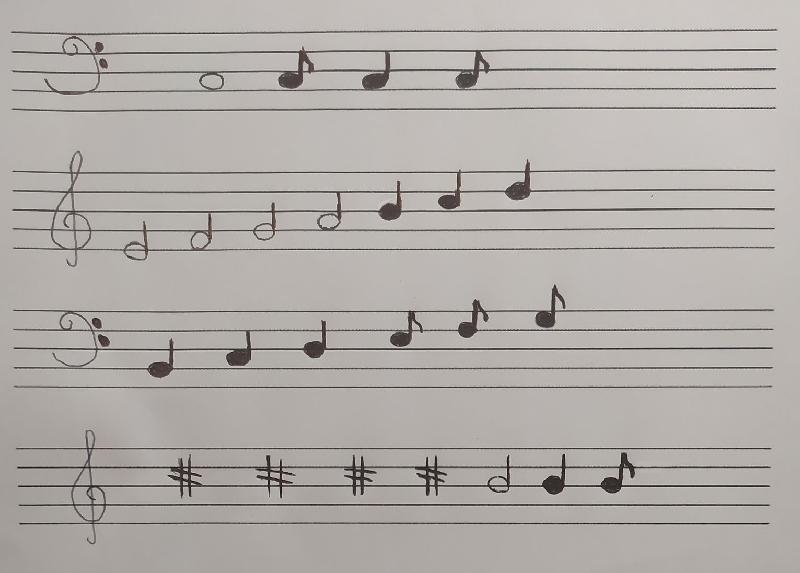
#> input picture sem5/KCK/NotesDetector/input/1.jpg, 800 x 573 px; its folder holds 4 pictures in this run
$ python main.py
#> lines starting #> are read from the running program, lines starting #| are printed output that depends on the picture; after the words box and inside, x2 and y2 are one past the last pixel; in counts of white or black regions, pixels touching at a corner belong together
from copy import deepcopy

import cv2
import skimage.morphology as mp
import numpy as np
from PIL import Image
import os
import enum


class Notes(enum.Enum):
    TREBLE_CLEF = 'klucz wiolinowy'
    BASS_CLEF = 'klucz basowy'
    NOTE = 'nuta'
    HALF_NOTE = 'półnuta'
    QUARTER_NOTE = 'ćwierć nuta'
    EIGHTH_NOTE = 'ósemka'
    PAUSE = 'pauza'
    UNKNOWN = 'nieznana'


INPUT_LOCATION = 'input/'
OUTPUT_LOCATION = 'output/'

lineDeletingMasks = [
    [
        [0,     0,      0],
        [255,   255,    255],
        [255,   255,    255]
    ],
    [
        [255,   255,    255],
        [255,   255,    255],
        [0,     0,      0]
    ],
    [
        [0,     0,      0],
        [0,     0,      0],
        [255,   255,    255]
    ],
    [
        [255,   255,    255],
        [0,     0,      0],
        [0,     0,      0]
    ],
    [
        [0,     0,      0],
        [255,   255,    255],
        [0,     0,      0]
    ]
]


def changeAllInputsDefinitions(numberOfFiles, param):
#> called with numberOfFiles = 4, param = 800
    for i in range(1, numberOfFiles + 1):
        inputImage = Image.open(INPUT_LOCATION + i.__str__() + '.jpg')
#> inputImage is the input picture: PIL image 800x573 RGB; mean R, G, B 177.4, 172.8, 168.8
        width, height = inputImage.size
        if (width > param) or (height > param):
            if (width > height):
                diff = width - param
                width = width - diff
                height = height * (width / (width + diff))
            else:
                diff = height - param
                height = height - diff
                width = width * (height / (height + diff))
            width = width.__int__()
            height = height.__int__()
            inputImage = inputImage.resize((width, height))
            inputImage.save(INPUT_LOCATION + i.__str__() + '.jpg')


def getImageSize(path):
    inputImage = Image.open(path)
    width, height = inputImage.size
    return width, height


def thresh(img, t):
    binary = (img > t) * 255
    binary = np.uint8(binary)
    return binary


def contrast(img, perc=0):
    MIN = np.percentile(img, perc)
    MAX = np.percentile(img, 100 - perc)
    norm = (img - MIN) / (MAX - MIN)
    img[norm[:, :] > 1] = 255
    img[norm[:, :] < 0] = 0

    return img


def negative(img):
    black = img[:, :] == 0
    white = img[:, :] == 255
    img[black] = 255
    img[white] = 0
    return img


def deleteNextToLines(lines, crtDist):
    mainLines = []
    for line in lines:
        for r, theta in line:
            mainLines.append([r, theta])
            for rad, angle in mainLines:
                if ((abs(r - rad) <= crtDist) and (r != rad)):
                    mainLines.remove([r, theta])
                    break
    return mainLines


def smartDeleteNextToLines(lines, startCrtDist):
    if (startCrtDist <= 0):
        print('ERROR: startCrtDist must be > 0')
        return 0
    param = startCrtDist - 1
    newLines = lines
    while (True):
        param += 1
        newLines = deleteNextToLines(lines, param)
        foundedLines = countLines(newLines)
        if (foundedLines == 20):
            break
    return newLines


def getStaves(lines):
    lines.sort(key=lambda x: x[0])
    groupedLines = []
    staves = len(lines) / 5
    for i in range(int(staves)):
        groupedLines.append([])
        for j in range(0 + (5 * i), 5 + (5 * i)):
            groupedLines[i].append(lines[j][0])
    return groupedLines


def countLines(lines):
    foundLines = 0
    for i in lines:
        foundLines += 1
    return foundLines


def makePictureWithDetectedLines(lines, mainImage, saveLocation, detectedLinesFileName):
    for r, theta in lines:
        a = np.cos(theta)
        b = np.sin(theta)
        x0 = a * r
        y0 = b * r
        x1 = int(x0 + 4000 * (-b))
        y1 = int(y0 + 4000 * (a))
        x2 = int(x0 - 4000 * (-b))
        y2 = int(y0 - 4000 * (a))
        cv2.line(mainImage, (x1, y1), (x2, y2), (0, 0, 255), 2)
    cv2.imwrite(saveLocation + detectedLinesFileName, mainImage)


def lineDeleting(input, width, height, masks):
    binaryImage = deepcopy(input)
    for m in masks:
        for i in range(height):
            if ((i != 0) and (i != height - 1)):
                for j in range(width):
                    if ((j != 0) and (j != width - 1)):
                        if (binaryImage[i][j] == 255):
                            newI = deepcopy(i)
                            if m == lineDeletingMasks[3]:
                                newI += 1
                            elif m == lineDeletingMasks[2]:
                                newI -= 1
                            neighbourhood = [
                                [binaryImage[newI - 1][j - 1], binaryImage[newI - 1][j], binaryImage[newI - 1][j + 1]],
                                [binaryImage[newI][j - 1], binaryImage[newI][j], binaryImage[newI][j + 1]],
                                [binaryImage[newI + 1][j - 1], binaryImage[newI + 1][j], binaryImage[newI + 1][j + 1]],
                            ]
                            if (neighbourhood == m):
                                input[i][j] = 0
    return input


def findAllNeighbours(image, width, height, chosen, posX, posY):
    potencials = [
        [image[posX - 1][posY - 1], posX - 1,   posY - 1],
        [image[posX - 1][posY],     posX - 1,   posY],
        [image[posX - 1][posY + 1], posX - 1,   posY + 1],

        [image[posX][posY - 1],     posX,       posY - 1],
        [image[posX][posY],         posX,       posY],
        [image[posX][posY + 1],     posX,       posY + 1],

        [image[posX + 1][posY - 1], posX + 1,   posY - 1],
        [image[posX + 1][posY],     posX + 1,   posY],
        [image[posX + 1][posY + 1], posX + 1,   posY + 1]
    ]
    neighbours = []
    chosen[posX][posY] = True
    for potencial in potencials:
        if (not chosen[potencial[1]][potencial[2]]) and (potencial[0] == 255):
            newNeighbours = findAllNeighbours(image, width, height, chosen, potencial[1], potencial[2])
            if not (newNeighbours is None):
                for nb in newNeighbours:
                    neighbours.append(nb)
    neighbours.append([posX, posY])
    return neighbours


def getElementsFromImage(image, width, height):
    elements = []
    alreadyChosen = []
    for row in range(height):
        alreadyChosen.append([])
        for col in range(width):
            alreadyChosen[row].append(False)
    for row in range(height):
        for col in range(width):
            if (not alreadyChosen[row][col]) and (image[row][col] == 255):
                newElement = findAllNeighbours(image, width, height, alreadyChosen, row, col)
                elements.append(newElement)
    return elements


def deletePixelsOnEdges(image, width, height):
    for i in range(width):
        image[0][i] = 0
        image[height - 1][i] = 0
    for j in range(height):
        image[j][0] = 0
        image[j][width - 1] = 0
    return image


def deleteSmallElements(image, elements, crtSize):
    bigElements = []
    for elem in elements:
        if len(elem) < crtSize:
            for pix in elem:
                image[pix[0]][pix[1]] = 0
        else:
            bigElements.append(elem)
    return bigElements


def getAverageDistanceBetweenLines(staves):
    mainContainer = []
    for stave in staves:
        stave.sort()
        staveContainer = []
        for i in range(len(stave) - 1):
            staveContainer.append(abs(stave[i] - stave[i + 1]))
        staveAvg = np.average(staveContainer)
        mainContainer.append(staveAvg)
    return int(np.average(mainContainer))


def makeLowDefinitionImage(path, crtSize):
    inputImage = Image.open(path)
    width, height = inputImage.size
    percents = 100.0
    if (width > crtSize) or (height > crtSize):
        if (width > height):
            diff = width - crtSize
            percents = (width - diff) / width
            width = width - diff
            height = height * (width / (width + diff))
        else:
            diff = height - crtSize
            percents = (height - diff) / height
            height = height - diff
            width = width * (height / (height + diff))
        width = width.__int__()
        height = height.__int__()
        inputImage = inputImage.resize((width, height))
        inputImage.save(path)
    return percents


def scaleStaves(staves, newEdges, imgWidth, imgHeight):
    for stave in staves:
        for i in range(len(stave)):
            stave[i] = int(stave[i] * percentOfBasicImg)
    for stave in staves:
        for i in range(5):
            for j in range(imgWidth):
                newEdges[int(stave[i])][j] = 200


def divideImageToWorkSpaces(image, imgHeight, staves):
    imgCopy = deepcopy(image)
    dividedParts = []
    separatingHeights = []
    separatingHeights.append(0)
    for i in range(3):
        diff = abs(staves[i][4] - staves[i + 1][0])
        separatingHeights.append(staves[i][4] + int(diff / 2))
    separatingHeights.append(imgHeight)
    for j in range(len(separatingHeights) - 1):
        part = []
        for row in range(separatingHeights[j], separatingHeights[j + 1]):
            part.append(imgCopy[row][:])
        dividedParts.append(np.array(part))
    return dividedParts


def addAtribiutesToElements(elements):
    newElements = []
    for element in elements:
        xs = []
        ys = []
        for x, y in element:
            xs.append(x)
            ys.append(y)
        newElements.append(
            {
                'width': max(ys) - min(ys),
                'height': max(xs) - min(xs),
                'top': min(xs),
                'right': max(ys),
                'bottom': max(xs),
                'left': min(ys),
                'type': Notes.UNKNOWN,
                'pitch': '',
                'pos': 0,
                'size': len(element),
                'pixels': element
            }
        )
    newElements.sort(key=lambda i: i['left'])
    return newElements


def translateToPitch(i):
    if i == 0:
        return 'F'
    if i == 0.5:
        return 'E'
    if i == 1:
        return 'D'
    if i == 1.5:
        return 'C'
    if i == 2:
        return 'H'
    if i == 2.5:
        return 'A'
    if i == 3:
        return 'G'
    if i == 3.5:
        return 'F'
    if i == 4:
        return 'E'
    else:
        return 'still unknown'


def setPitch(elem, staves):
    copyStaves = deepcopy(staves)
    value = 0
    for stave in reversed(copyStaves):
        if elem['bottom'] >= (stave + 3):
            value = staves.index(stave)
            break
        elif elem['bottom'] >= (stave - 1):
            value = staves.index(stave) - 0.5
            break
    elem['pos'] = value
    elem['pitch'] = translateToPitch(value)


def findMiddlePosition(elem, staves):
    top = []
    bottom = []
    for stave in staves:
        top.append([abs(elem['top'] - stave), stave])
        bottom.append([abs(elem['bottom'] - stave), stave])
    topStave = min(top, key=lambda i: i[0])
    bottomStave = min(bottom, key=lambda i: i[0])
    topStave = staves.index(topStave[1])
    bottomStave = staves.index(bottomStave[1])
    return (topStave + bottomStave)/2


def calculateRatio(elem, vertical, horizontal):
    if vertical and horizontal:
        print("ERROR: can not calculate vertical and horizontal ratio in the same time.")
        return 0
    elif not vertical and not horizontal:
        print("ERROR: no parameters have been chosen for calculateRatio function.")
    elif vertical:
        perOne = 'left'
        perTwo = 'right'
        size = 'width'
    else:
        perOne = 'top'
        perTwo = 'bottom'
        size = 'height'
    perimeterOne = elem[perOne]
    perimeterTwo = elem[perTwo]
    mid = perimeterOne + int(elem[size]/2)
    firstSize = 0
    secondSize = 0
    up = 0
    if not mid == (elem[size]/2):
        up += 1
    for x, y in elem['pixels']:
        chosen = y
        if horizontal:
            chosen = x
        if (chosen >= perimeterOne) and (chosen <= mid):
            firstSize += 1
        elif (chosen > mid+up) and (chosen <= perimeterTwo):
            secondSize += 1
    return int((firstSize/secondSize)*100)


def isRatioBetween(ratio, variation):
    return (ratio >= (100-variation)) and (ratio <= (100+variation))


def cutElement(elem, which):
    mid = 0
    if (which == 'left') or (which == 'right'):
        mid = elem['left'] + int(elem['width']/2)
    elif (which == 'top') or (which == 'bottom'):
        mid = elem['top'] + int(elem['height']/2)
    e1 = []
    for x, y in elem['pixels']:
        if ((which == 'left') and (y <= mid)) or ((which == 'right') and (y > mid)) or ((which == 'top') and (x <= mid)) or ((which == 'bottom') and (x > mid)):
            e1.append([x, y])
    newElem = deepcopy(elem)
    newElem['pixels'] = e1
    newElem['size'] = len(e1)
    return newElem


def ratioOfBlackPixelsInMiddle(elem):
    mid = elem['left'] + int(elem['width']/2)
    countB = 0
    countW = 0
    for x in range(elem['top'], elem['bottom'] + 1):
        if elem['pixels'].count([x, mid]):
            countW += 1
        else:
            countB += 1
    return  int((countB/countW)*100)


def MAGIC_FUNCTION(elements, staves, avg):
    # deleting small first elements
    while elements[0]['size'] < elements[1]['size']:
        elements.remove(elements[0])

    # identifying first note
    firstNote = elements[0]
    if (firstNote['top'] < staves[0]) and (firstNote['bottom'] > staves[4]):
        firstNote['type'] = Notes.TREBLE_CLEF
    if (firstNote['type'] == Notes.UNKNOWN) and (firstNote['height'] < (avg*4)) and (firstNote['height'] > (avg*2.5)):
        firstNote['type'] = Notes.BASS_CLEF

    # identifying rest of notes
    for elem in elements:
        if elem['type'] == Notes.UNKNOWN:
            if elem['height'] <= (avg*1.6):
                elem['type'] = Notes.NOTE
                setPitch(elem, staves)
            elif (elem['height'] <= (avg*3)) and (elem['height'] >= (avg*1.8)):
                hor = calculateRatio(elem, False, True)
                topVer = calculateRatio(cutElement(elem, 'top'), True, False)
                bottomVer = calculateRatio(cutElement(elem, 'bottom'), True, False)
                if (topVer <= 40) and (bottomVer > 160):
                    elem['type'] = Notes.EIGHTH_NOTE
                    setPitch(elem, staves)
                elif hor < 90:
                    setPitch(elem, staves)
                    e = cutElement(elem, 'bottom')
                    e['top'] += int(e['height']/2)
                    ratio = ratioOfBlackPixelsInMiddle(e)
                    if ratio > 35:
                        elem['type'] = Notes.HALF_NOTE
                    else:
                        elem['type'] = Notes.QUARTER_NOTE
                elif findMiddlePosition(elem, staves) == 1.5:
                    elem['type'] = Notes.PAUSE
                    elem['pos'] = 1.5


# ================================================================================
# ============================== MAIN ============================================
# ================================================================================

if __name__ == '__main__':
    # -- resizing images to smaller definitions ------------------------------------
    nrOfImg = 4
    changeAllInputsDefinitions(nrOfImg, 800)

    for imgNr in range(1, nrOfImg+1):
        print("--------- IMAGE NO " + imgNr.__str__() + " --------------------------------------------------------")

        # -- reading and preparing image ----------------------------------------------
        directory = os.path.join("E:\\", "INFORMATYKA", "Python", "KCK",
                                 "PROJEKT_CzytnikNut", "output", imgNr.__str__())
        if not os.path.exists(directory):
            os.mkdir(directory)
        img = cv2.imread(INPUT_LOCATION + imgNr.__str__() + '.jpg')
        gray = cv2.cvtColor(img, cv2.COLOR_BGR2GRAY)
        gray = contrast(gray, 8)
#> in contrast, `MIN = np.percentile(img, perc)`: MIN = 149
#> in contrast, `MAX = np.percentile(img, 100 - perc)`: MAX = 196
#> in contrast, `norm = (img - MIN) / (MAX - MIN)`:
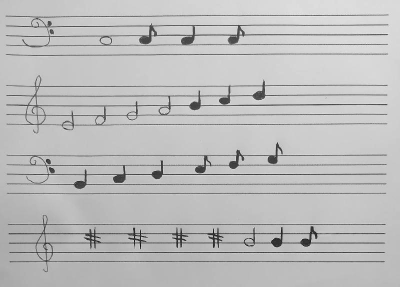
#> norm: shape (573, 800) float64 (shown at 1/2 size); min -3.04, max 1.77, mean 0.524; drawn with min black and max white
#> in contrast, `img[norm[:, :] < 0] = 0`:
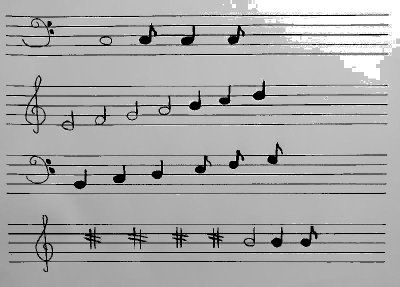
#> img: shape (573, 800) (shown at 1/2 size); min 0, max 255, mean 170.5
        cv2.imwrite(OUTPUT_LOCATION + imgNr.__str__() + '/' + imgNr.__str__() + '-1.jpg', gray)
        thresh_param = np.median(gray) - 30
#> thresh_param = 150
        edges = thresh(gray, thresh_param)
#> in thresh, `binary = (img > t) * 255`:
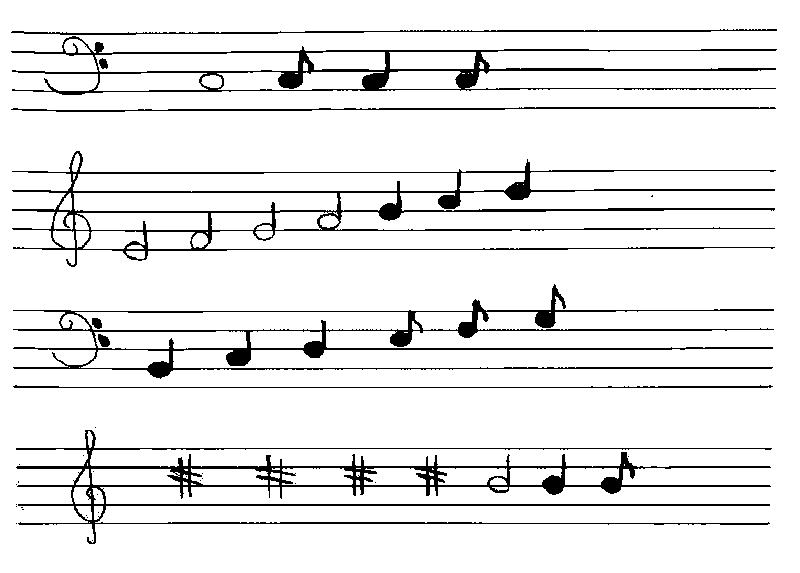
#> binary: shape (573, 800) int64; 91.9% white; 34 black regions (24 under 20 px), largest, box (x1, y1, x2, y2) and area: (16, 430, 772, 544) 10085, (12, 151, 776, 267) 9049, (13, 284, 774, 379) 7767
        edges = negative(edges)
        cv2.imwrite(OUTPUT_LOCATION + imgNr.__str__() + '/' + imgNr.__str__() + '-2.jpg', edges)

        # -- finding lines ------------------------------------------------------------
        imgWidth, imgHeight = getImageSize(INPUT_LOCATION + imgNr.__str__() + '.jpg')
        lineLengthParameter = int(imgWidth * 1/3)
        lines = cv2.HoughLines(edges, 1, 3*np.pi / 180, lineLengthParameter)
#> lines = 20 rows, first 8: [368, 1.57], [387, 1.57], [448, 1.57], [467, 1.57], [486, 1.57], [504, 1.57], [523, 1.57], [348, 1.57]
        lines = smartDeleteNextToLines(lines, 1)
#> in smartDeleteNextToLines, `newLines = lines`: newLines has the same summary as lines outside smartDeleteNextToLines
#> the loop in smartDeleteNextToLines, `while (True):` made 1 pass
#> foundedLines on pass 1: 20
#> after the loop in smartDeleteNextToLines, `while (True):`: param = 1
#> lines = [[368, 1.57], [387, 1.57], [448, 1.57], [467, 1.57], [486, 1.57], [504, 1.57], [523, 1.57], [348, 1.57], [330, 1.57], [311, 1.57], [191, 1.57], [249, 1.57], [211, 1.57], [172, 1.57], [230, 1.57], [70, 1.57], [50, 1.57], [108, 1.57], [31, 1.57], [88, 1.57]]
        makePictureWithDetectedLines(lines, img, OUTPUT_LOCATION + imgNr.__str__() + '/', imgNr.__str__() + '-3.jpg')
#> the loop in makePictureWithDetectedLines, `for r, theta in lines:` made 20 passes
#> (r, x0, y0, y1, y2) on passes 1 to 8: (368, -1.61e-05, 368, 367, 368), (387, -1.69e-05, 387, 386, 387), (448, -1.96e-05, 448, 447, 448), (467, -2.04e-05, 467, 466, 467), (486, -2.12e-05, 486, 485, 486), (504, -2.2e-05, 504, 503, 504), (523, -2.29e-05, 523, 522, 523), (348, -1.52e-05, 348, 347, 348)
#> after the loop in makePictureWithDetectedLines, `for r, theta in lines:`:
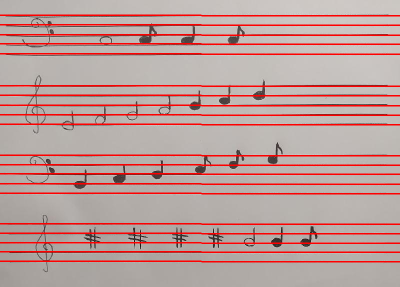
#> mainImage: shape (573, 800, 3) (shown at 1/2 size); mean B, G, R 154.5, 158, 188.8

        # -- grouping -----------------------------------------------------------------
        staves = getStaves(lines)
#> in getStaves, `staves = len(lines) / 5`: staves = 4
#> after the loop in getStaves, `for i in range(int(staves)):`: groupedLines = [[31, 50, 70, 88, 108], [172, 191, 211, 230, 249], [311, 330, 348, 368, 387], [448, 467, 486, 504, 523]]
#> staves has the same summary as groupedLines in getStaves
        avgDist = getAverageDistanceBetweenLines(staves)
#> the loop in getAverageDistanceBetweenLines, `for stave in staves:` made 4 passes
#> staveAvg on passes 1 to 4: 19.25, 19.25, 19, 18.75
#> after the loop in getAverageDistanceBetweenLines, `for stave in staves:`: mainContainer = [19.25, 19.25, 19, 18.75]
#> avgDist = 19

        # -- deleting lines ------------------------------------------------------------
        edges = lineDeleting(edges, imgWidth, imgHeight, lineDeletingMasks[0:4])
#> after the loop in lineDeleting, `for m in masks:`:
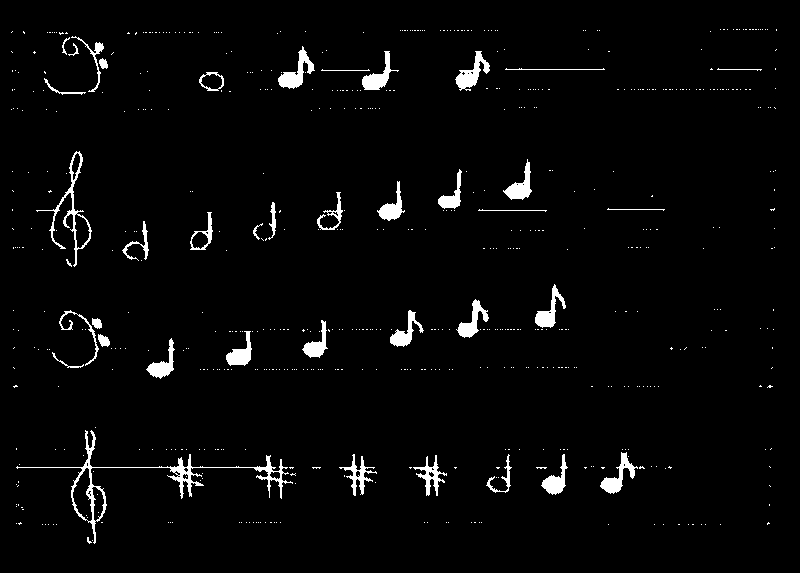
#> input: shape (573, 800); 2.9% white; 643 white regions (604 under 20 px), largest, box (x1, y1, x2, y2) and area: (16, 430, 293, 544) 1783, (36, 151, 92, 267) 726, (278, 46, 315, 89) 577
        edges = lineDeleting(edges, imgWidth, imgHeight, [lineDeletingMasks[4]])
#> (the rest of the program and of its run is left out)
